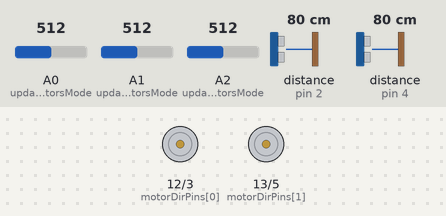
This sketch was run on a simulated Arduino Uno, built with avr-gcc and run on an emulated ATmega328P. Shown: direction and speed pins drawn as motors (green arrow = direction pin HIGH = forward, orange = LOW = backward, longer = more drive). Inputs (shaded band) come from the test bench; at power-on: A1 (updateManualMotorsMode) = 512, distance to the obstacle (sensors on pin 2, pin 4) 80 cm, A0 (updateManualMotorsMode) = 512, A2 (updateManualMotorsMode) = 512.

Above: at 1.2 s.
1.3 s: A1 (updateManualMotorsMode) set to 480
2.8 s: A1 (updateManualMotorsMode) set to 453
At 4.0 s:
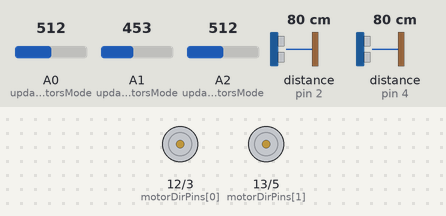
4.3 s: distance to the obstacle (sensor on pin 2) set to 70 cm
5.8 s: distance to the obstacle (sensor on pin 2) set to 62 cm
At 6.8 s:
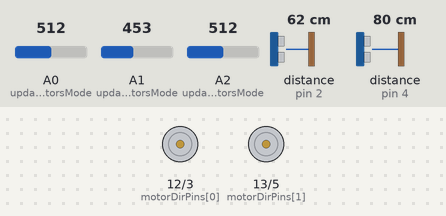
7.3 s: A0 (updateManualMotorsMode) set to 424
At 8.5 s:
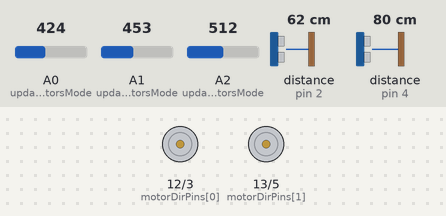
8.8 s: A0 (updateManualMotorsMode) set to 397
At 9.8 s:
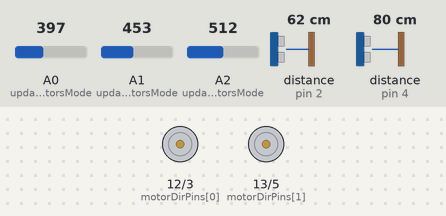
Timing chart, 0 to 11.3 s (numbered marks = the images above; inputs shaded):
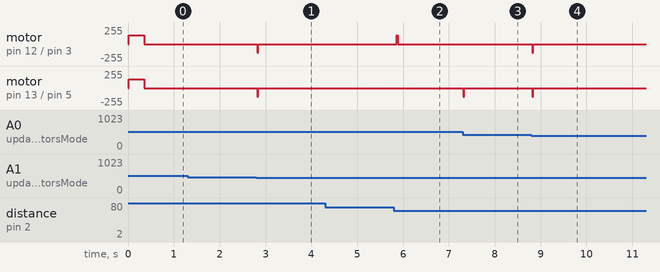

Measured:
- after the input at 1.3 s, every drawn part: stays the same
- after the input at 2.8 s, motor on pin 12 (motorDirPins[0]) / pin 3 (motorPwmPins[0]), motor on pin 13 (motorDirPins[1]) / pin 5 (motorPwmPins[1]): stopped → backward 128/255 at once, → stopped 0.02 s later
- after the input at 4.3 s, every drawn part: stays the same
- after the input at 5.8 s, motor on pin 12 (motorDirPins[0]) / pin 3 (motorPwmPins[0]): stopped → forward 128/255 after 0.06 s, → stopped 0.02 s later
- after the input at 7.3 s, motor on pin 13 (motorDirPins[1]) / pin 5 (motorPwmPins[1]): stopped → backward 128/255 at once, → stopped 0.02 s later
- after the input at 8.8 s, motor on pin 12 (motorDirPins[0]) / pin 3 (motorPwmPins[0]), motor on pin 13 (motorDirPins[1]) / pin 5 (motorPwmPins[1]): stopped → backward 128/255 at once, → stopped 0.02 s later

The sketch:

AdbkUltrasonicMotors.ino
```cpp
// (licence header left out)
/*****************************************************************************
 * Steuerung von Motoren über Entfernungsmessung durch Ultraschallsensoren.
 *****************************************************************************/

#include <RunningMedian.h>
#include <Ultrasonic.h>

uint8_t numModules = 2;  // Anzahl der verwendeten Ultraschallsensor-Motor Paare (Module). Darf nicht größer als 5 sein


// Jedes Modul (Paar aus Ultraschallsensor und Motor) muss die unten beschriebenen Pins verwenden, z.B.
// das erste Modul verbindet Arduino Pin 2 mit dem SIG Pin am Ultraschallsensor, Arduino Pin 12 mit dem
// DIR Pin der Motorsteuerung und Arduino Pin 3 mit dem PWM Pin der Motorsteuerung. Jedes weitere Modul
// verwendet entsprechend die Pins, die in den nächsten Zeilen untereinander stehen
uint8_t uSensorPins[] =  { 2,  4,  6,  7,  8};        // Ultraschallsensor Pins
uint8_t motorDirPins[] = {12, 13, A3, A4, A5};  // Pins für Motorrichtung (DIR oder PHASE Pin an der Motorsteuerung)
uint8_t motorPwmPins[] = { 3,  5,  9, 10, 11};     // Pins für Motorgeschwindigkeit (PWM oder ENABLE Pin an der Motorsteuerung)


Ultrasonic** uSensors;                   // Liste von Ultraschallsensor Objekten
RunningMedian** uSensorMedianDistances;  // Liste von Objekten, die den Median der letzten <medianWindowSize> Distanz-Messungen berechnen

uint8_t medianWindowSize = 5;   // Anzahl der letzten Sensorwerte, die in die Medianberechnung einfliessen
float distanceThreshold = 0.0;  // Distanz-Schwellwert (0-520): Sind gemessene Distanzen kleiner als dieser Wert, werden die Motoren bewegt. Wird mit Poti an A0 gesteuert.
uint8_t motorSpeed = 0;         // Motor-Geschwindigkeit (0-255). Wird mit Poti an A2 gesteuert.
long motorSpinMillisMax = 1023; // Maximale Anzahl an Millisekunden, die ein Motor vorwärts drehen darf (0-1023). Wird mit Poti an A1 gesteuert.
long* motorSpinMillis;          // Array mit aktueller Anzahl an Millisekunden, die ein Motor vorwärts gedreht wurde. Rückwärts drehen verringert diesen Wert.
unsigned long* lastMillis;      // Array des letzten Zeitpunkts, an dem ein Motor geupdated wurde (updateMotors())
int8_t* motorSpinDir;           // Array der aktuellen Drehrichtung (vorwärts=1, rückwärts=-1, gebremst=0) jedes Motors

bool manualMotorMode = false;   // Modus, um Motoren manuell zu steuern
uint8_t manualMotorIdx = 0;     // Index des Motors, der aktuell gesteuert werden soll


// Die setup() Funktion wird einmal nach Start des Arduino aufgerufen.
// Hier werden Werte und Objekte initialisiert.
void setup()
{
  Serial.begin(9600);

  // Prüfe die Anzahl Module und setze auf maximal 5
  if (numModules > 5)
    numModules = 5;

  // Initialisiere Arrays
  uSensors = new Ultrasonic*[numModules];
  uSensorMedianDistances = new RunningMedian*[numModules];
  motorSpinMillis = new long[numModules];
  lastMillis = new unsigned long[numModules];
  motorSpinDir = new int8_t[numModules];

  // Initialisiere Array-Elemente und Ausgabe-Pins
  for (uint8_t n = 0; n < numModules; n++)
  {
    uSensors[n] = new Ultrasonic(uSensorPins[n]);
    uSensorMedianDistances[n] = new RunningMedian(medianWindowSize);
    motorSpinMillis[n] = 0;
    lastMillis[n] = 0;
    motorSpinDir[n] = 0;

    pinMode(motorDirPins[n], OUTPUT);
    pinMode(motorPwmPins[n], OUTPUT);
    motorBrake(n);
  }

  // Wenn der Regler an A0 am rechten Ende steht, wird der Modus zur manuellen Motorsteuerung gestartet.
  // Im manuellen Modus können Motoren direkt mit den drei Reglern gesteuert werden:
  // - Regler 1: Auswahl des Motors
  // - Regler 2: Vorwärts-Drehen des ausgewählten Motors
  // - Regler 3: Wenn Regler 2 ganz links steht, dann Rückwärts-Drehen des ausgewählten Motors
  if (analogRead(A0) == 1023)
    manualMotorMode = true;
}


void loop()
{
  if (!manualMotorMode)
  {
    updateDistances(false);

    updateControls(false);

    updateMotors(false);
  }
  else
  {
    updateManualMotorsMode(false);
  }

  delay(10);
}


// misst Distanzen mit den einzelnen Ultraschallsensoren
void updateDistances(bool printToSerial)
{
    for (uint8_t n = 0; n < numModules; n++)
    {
      uSensorMedianDistances[n]->add(uSensors[n]->MeasureInCentimeters());

      if (printToSerial)
      {
        Serial.print("S");
        Serial.print(n);
        Serial.println((int)(uSensorMedianDistances[n]->getMedian()));
      }

      //delay(1);
    }
}


// liest die regelbaren Werte neu ein
void updateControls(bool printToSerial)
{
  distanceThreshold = analogRead(0)/1023.0 * 520.0;
  motorSpinMillisMax = analogRead(1);
  motorSpeed = analogRead(2) >> 2;

  if (printToSerial)
  {
    Serial.print("thresh=");
    Serial.print(distanceThreshold);
    Serial.print(" msmax=");
    Serial.print(motorSpinMillisMax);
    Serial.print(" speed=");
    Serial.println(motorSpeed);
  }
}


// steuert die Motoren an entsprechend der gemessenen Distanzen und
// eingestellten Regler-Werte
void updateMotors(bool printToSerial)
{
  unsigned long currentMillis;
  long targetSpinMillis;
  int currentDist;

  for (uint8_t n = 0; n < numModules; n++) {
    currentDist = (int)uSensorMedianDistances[n]->getMedian();
    currentMillis = millis();

    if (motorSpinDir[n] == 1)
    {
      motorSpinMillis[n] += (long)(currentMillis - lastMillis[n]);
    }
    else if (motorSpinDir[n] == -1)
    {
      motorSpinMillis[n] -= (long)(currentMillis - lastMillis[n]);
    }

    if (currentDist < distanceThreshold)
    {
      targetSpinMillis = (long)(motorSpinMillisMax*(1.0-currentDist/distanceThreshold) + 0.5);
    }
    else
    {
      targetSpinMillis = 0;
    }

    if (motorSpinMillis[n] < targetSpinMillis - 10*numModules)
    {
      motorSpinForward(n);
      motorSpinDir[n] = 1;
      lastMillis[n] = currentMillis;
    }
    else if (motorSpinMillis[n] > targetSpinMillis + 10*numModules)
    {
      motorSpinBackward(n);
      motorSpinDir[n] = -1;
      lastMillis[n] = currentMillis;
    }
    else
    {
      motorBrake(n);
      motorSpinDir[n] = 0;
      lastMillis[n] = currentMillis ;
    }

    if (printToSerial)
    {
      Serial.print("M"); Serial.print(n);
      Serial.print(": dir="); Serial.print(motorSpinDir[n]);
      Serial.print(" ms="); Serial.println(motorSpinMillis[n]);
    }
  }
}


// steuert die Motoren manuell über die drei Regler
void updateManualMotorsMode(bool printToSerial)
{
  uint8_t idx = (uint8_t)(analogRead(A0)/1024.0 * numModules);

  if (idx != manualMotorIdx)
  {
    motorBrake(manualMotorIdx);
    manualMotorIdx = idx;
  }

  motorSpeed = analogRead(A1) >> 2;

  if (motorSpeed > 0)
  {
    motorSpinForward(manualMotorIdx);

    if (printToSerial) {
      Serial.print("M"); Serial.print(manualMotorIdx);
      Serial.print(": dir="); Serial.print(1);
      Serial.print(" speed="); Serial.println(motorSpeed);
    }
  }
  else
  {
    motorSpeed = analogRead(A2) >> 2;

    if (motorSpeed > 0)
    {
      motorSpinBackward(manualMotorIdx);

      if (printToSerial) {
        Serial.print("M"); Serial.print(manualMotorIdx);
        Serial.print(": dir="); Serial.print(-1);
        Serial.print(" speed="); Serial.println(motorSpeed);
      }
    }
    else
    {
      motorBrake(manualMotorIdx);

      if (printToSerial) {
        Serial.print("M"); Serial.print(manualMotorIdx);
        Serial.print(": dir="); Serial.println(0);
      }
    }
  }
}


void motorSpinForward(uint8_t n)
{
  if (n < numModules)
  {
    digitalWrite(motorDirPins[n], HIGH);
    analogWrite(motorPwmPins[n], motorSpeed);
  }
}


void motorSpinBackward(uint8_t n)
{
  if (n < numModules)
  {
    digitalWrite(motorDirPins[n], LOW);
    analogWrite(motorPwmPins[n], motorSpeed);
  }
}


void motorBrake(uint8_t n)
{
  if (n < numModules)
  {
    digitalWrite(motorPwmPins[n], LOW);
  }
}
```
